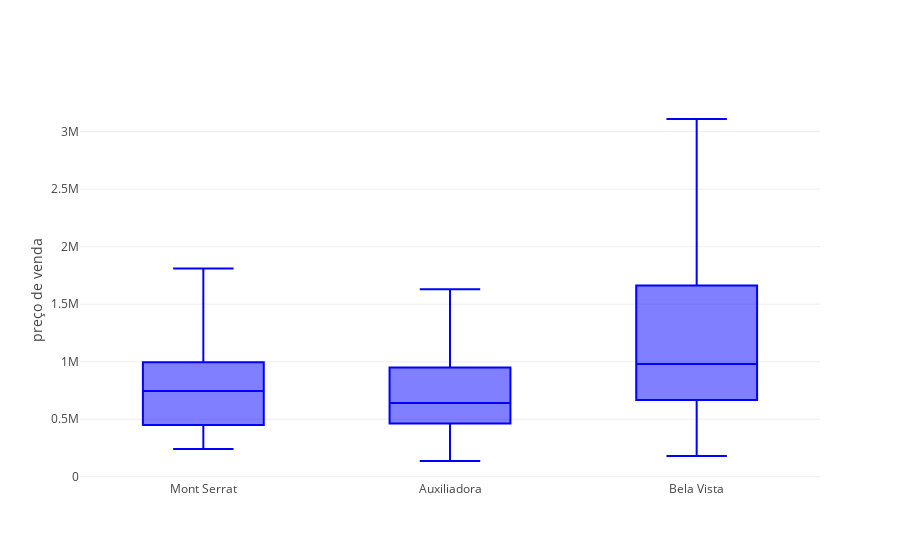

The code cell stored with this chart in its notebook:
### Code cell
import plotly.plotly as py
import plotly.graph_objs as go

x = df.district

trace0 = go.Box(
    y=df.price,
    x=x,
    name='kale',
    marker=dict(
        color='blue'
    )
)

data = [trace0]
layout = go.Layout(
    yaxis=dict(
        title='preço de venda',
        zeroline=False
    ),
    boxmode='group'
)

fig = go.Figure(data=data, layout=layout)
iplot(fig)

### Figure 1 — Plotly figure (JSON) as saved in the notebook; plotly's stock layout.template omitted (floating-point values rounded to 4 significant figures; data arrays with more than 128 entries replaced by an {"elided": "..."} marker saying what was removed)
{"data": [{"marker": {"color": "blue"}, "name": "kale", "type": "box", "uid": "73db7734-a179-11e8-9b24-4865ee195c3a", "x": {"elided": "428 str values"}, "y": {"elided": "428 int values"}}], "layout": {"boxmode": "group", "yaxis": {"title": "preço de venda", "zeroline": false}}}
